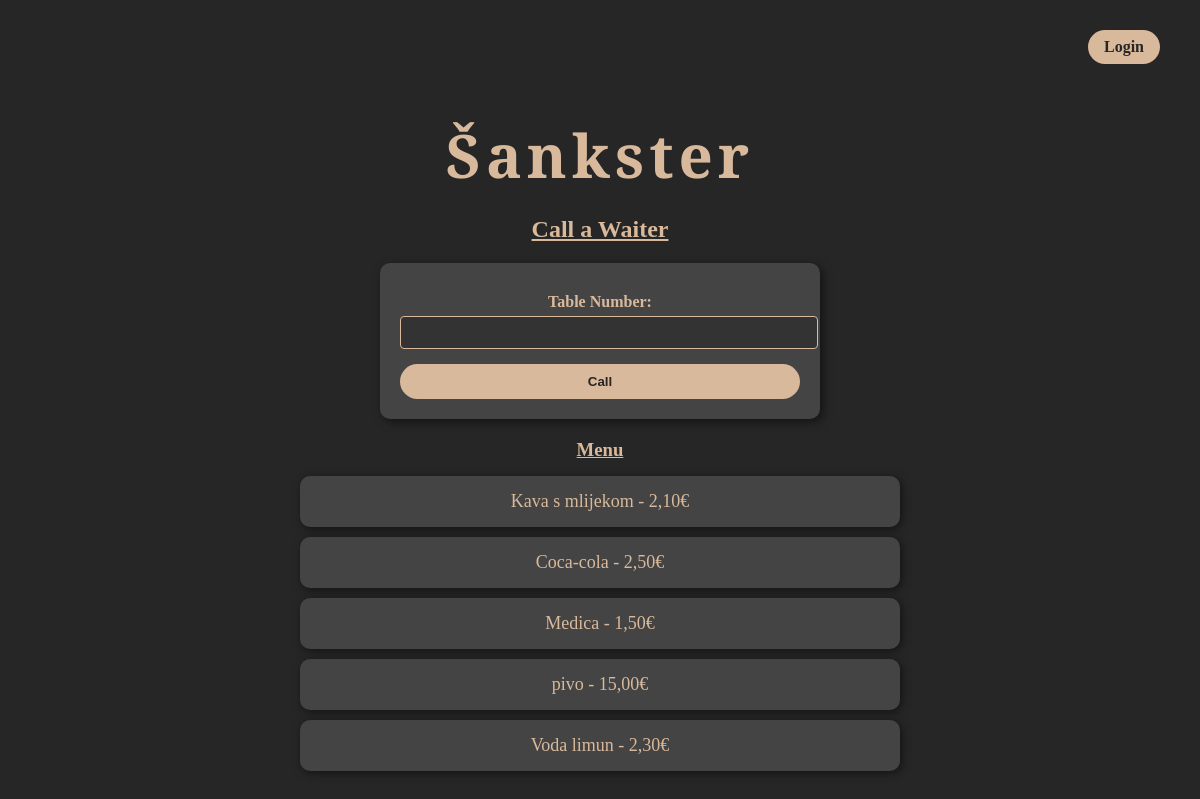
The page / on the database its author committed.
### sankster/models.py (models this page shows, shortened)
class MenuItem(models.Model):
    name = models.CharField(max_length=100)
    description = models.TextField(blank=True)
    price = models.DecimalField(max_digits=6, decimal_places=2)

### sankster/views.py (the view)
# urls.py: 2. Add a URL to urlpatterns:  path('', views.home, name='home')
def home(request):
    menu_items = MenuItem.objects.all()
    return render(request, 'home.html', {'menu_items' : menu_items})

### sankster/templates/home.html (shortened to what this page needs)
<!DOCTYPE html>
<html lang="en">
<head>
</head>
<body>
    <div class="navbar">
        <a href="{% url 'login' %}" class="login-button">Login</a>
    </div>
    <h1 class="logo">Šankster</h1>
    <h2>Call a Waiter</h2>
    <form method="POST" action="{% url 'call_server' %}">
        <label for="table_number">Table Number:</label>
        <input type="number" name="table_number" id="table_number" min="1" required>
        <button type="submit">Call</button>
    </form>
    <div class="menu-items">
        <h3>Menu</h3>
        {% for item in menu_items %}
            <div class="menu-item">
                <span>{{ item.name }} - {{ item.price }}€</span>
            </div>
        {% endfor %}
    </div>
</body>
</html>

### sankster/templates/home.html (style rules this page uses)
body { font-family: 'Georgia', serif; background-color: #262626; color: #d9b99b; padding: 20px; text-align: center; margin: 0; }
.navbar { display: flex; justify-content: flex-end; align-items: center; padding: 10px 20px; background-color: #262626; }
.login-button { font-size: 16px; padding: 8px 16px; border-radius: 20px; background-color: #d9b99b; color: #262626; text-decoration: none; transition: background-color 0.3s; font-weight: bold; }
.logo { font-size: 60px; font-weight: bold; letter-spacing: 5px; margin-bottom: 20px; font-family: 'Cinzel Decorative', cursive; color: #d9b99b; }
h2, h3 { font-family: 'Playfair Display', serif; text-decoration: underline; margin-bottom: 15px; }
form { max-width: 400px; background-color: #444; padding: 20px; border-radius: 10px; margin: 20px auto; box-shadow: 3px 3px 10px rgba(0, 0, 0, 0.5); }
label { display: block; margin-top: 10px; font-size: 16px; font-weight: bold; }
input { width: 100%; padding: 8px; margin-top: 5px; border: 1px solid #d9b99b; border-radius: 4px; background-color: #333; color: #d9b99b; }
button { margin-top: 15px; background-color: #d9b99b; color: #262626; border: none; padding: 10px; width: 100%; border-radius: 20px; cursor: pointer; transition: background-color 0.3s; font-weight: bold; }
.menu-items { max-width: 600px; margin: 20px auto; }
.menu-item { display: flex; align-items: center; padding: 15px; background-color: #444; border-radius: 10px; margin-bottom: 10px; box-shadow: 2px 2px 8px rgba(0, 0, 0, 0.5); font-size: 18px; }
.menu-item span { flex-grow: 1; }

### rows shown on the page
MenuItem: name "Kava s mlijekom", price "2,10"
MenuItem: name "Coca-cola", price "2,50"
MenuItem: name "Medica", price "1,50"
MenuItem: name "pivo", price "15,00"
MenuItem: name "Voda limun", price "2,30"
